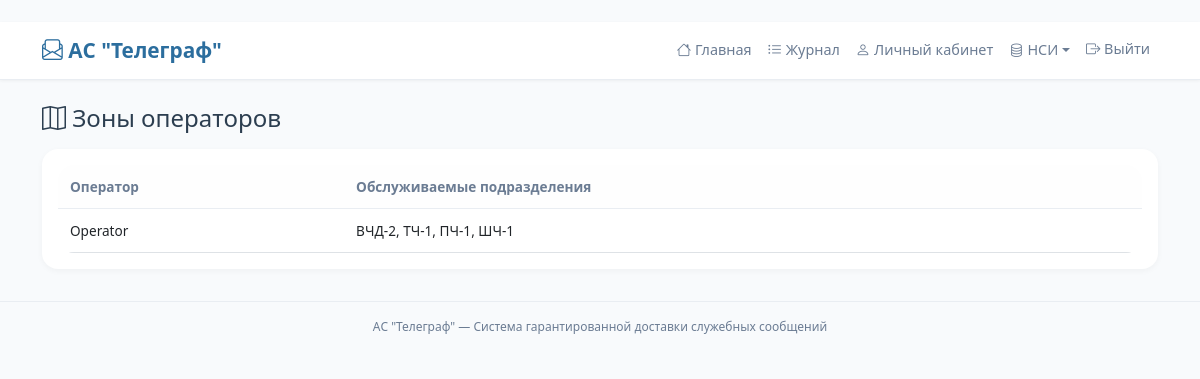
The app's page /operatorzones/ (signed in), older data.
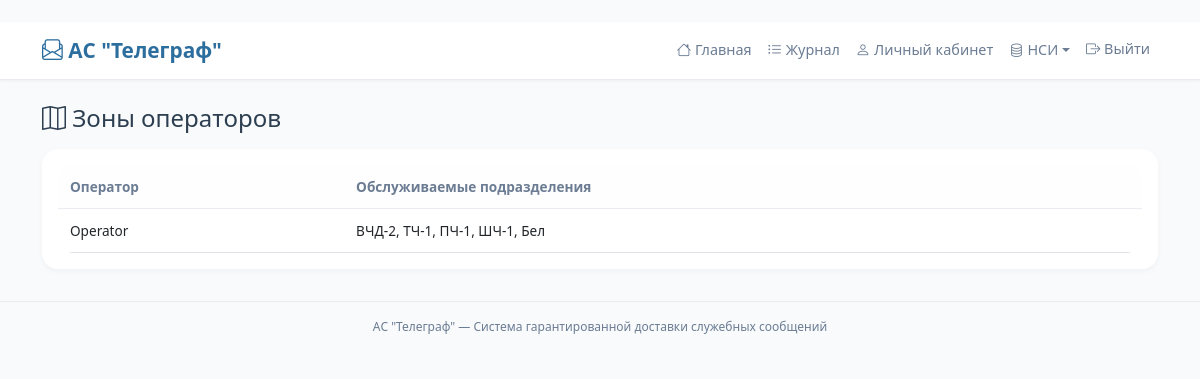
The same page, newer data.
### core/models.py (models this page shows, shortened)
class OperatorZone(models.Model):
    operator = models.OneToOneField(User, on_delete=models.CASCADE, limit_choices_to={'role': 'OPERATOR'}, verbose_name='Оператор')
    departments = models.ManyToManyField(Department, blank=True, verbose_name='Обслуживаемые подразделения')
    class Meta:
        verbose_name = 'Зона оператора'
        verbose_name_plural = 'Зоны операторов'

class User(AbstractUser):
    role = models.CharField(max_length=10, choices=Role.choices, default=Role.USER, verbose_name='Роль')
    full_name = models.CharField(max_length=255, verbose_name='Полное имя')
    phone = models.CharField(max_length=20, blank=True, null=True, verbose_name='Телефон')
    email = models.EmailField(blank=True, null=True, verbose_name='Email')
    department = models.ForeignKey(Department, on_delete=models.SET_NULL, null=True, blank=True, verbose_name='Подразделение')
    position = models.ForeignKey(Position, on_delete=models.SET_NULL, null=True, blank=True, verbose_name='Должность')

class Department(models.Model):
    code = models.CharField(max_length=20, unique=True, verbose_name='Код подразделения')
    name = models.CharField(max_length=255, verbose_name='Наименование')
    class Meta:
        verbose_name = 'Подразделение'
        verbose_name_plural = 'Подразделения'

### core/views.py (the view)
# urls.py: path('operatorzones/', views.operatorzone_list, name='operatorzone_list'),
@login_required
def operatorzone_list(request):
    zones = OperatorZone.objects.all()
    return render(request, 'core/operatorzone_list.html', {'zones': zones})

### core/templates/core/operatorzone_list.html (shortened to what this page needs)
﻿{% extends 'base.html' %}
{% block content %}
<div class="d-flex justify-content-between align-items-center mb-3">
    <h2 class="h4 mb-0"><i class="bi bi-map"></i> Зоны операторов</h2>
</div>
<div class="card">
    <div class="card-body">
        <div class="table-responsive">
            <table class="table table-hover">
                <thead>
                    <tr>
                        <th>Оператор</th>
                        <th>Обслуживаемые подразделения</th>
                    </tr>
                </thead>
                <tbody>
                    {% for zone in zones %}
                    <tr>
                        <td>{{ zone.operator.full_name|default:zone.operator.username }}</td>
                        <td>
                            {% for dept in zone.departments.all %}
                                {{ dept.code }}{% if not forloop.last %}, {% endif %}
                            {% empty %}
                                —
                            {% endfor %}
                        </td>
                    </tr>
                    {% empty %}
                    <tr><td colspan="2">Нет зон операторов. </td></tr>
                    {% endfor %}
                </tbody>
            </table>
        </div>
    </div>
</div>
{% endblock %}

Row changes from the older to the newer data that the page shows:
changed OperatorZone "Operator": gains Department (code "Бел")
shown differently, row unchanged: Department "ШЧ-1": now shows ","
